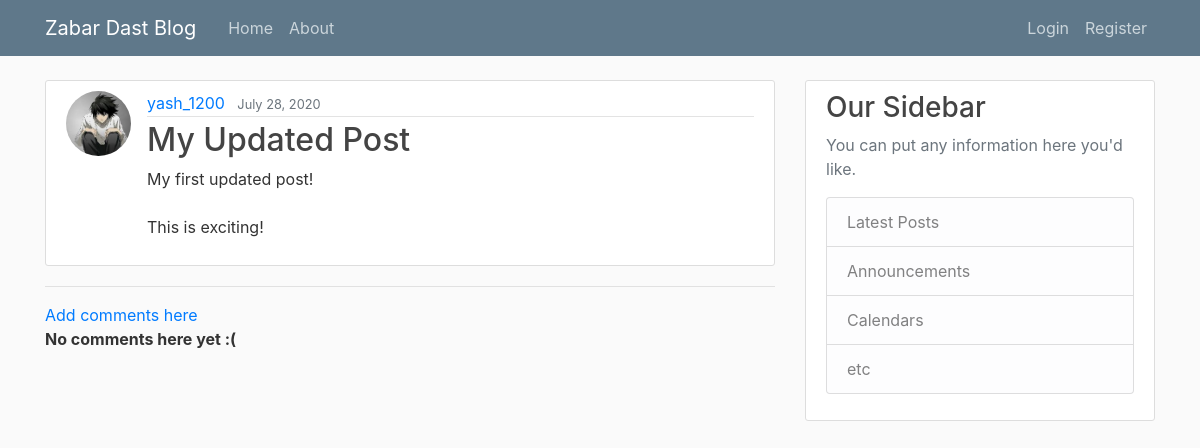
/post/33/, run on an earlier commit of the app's database.
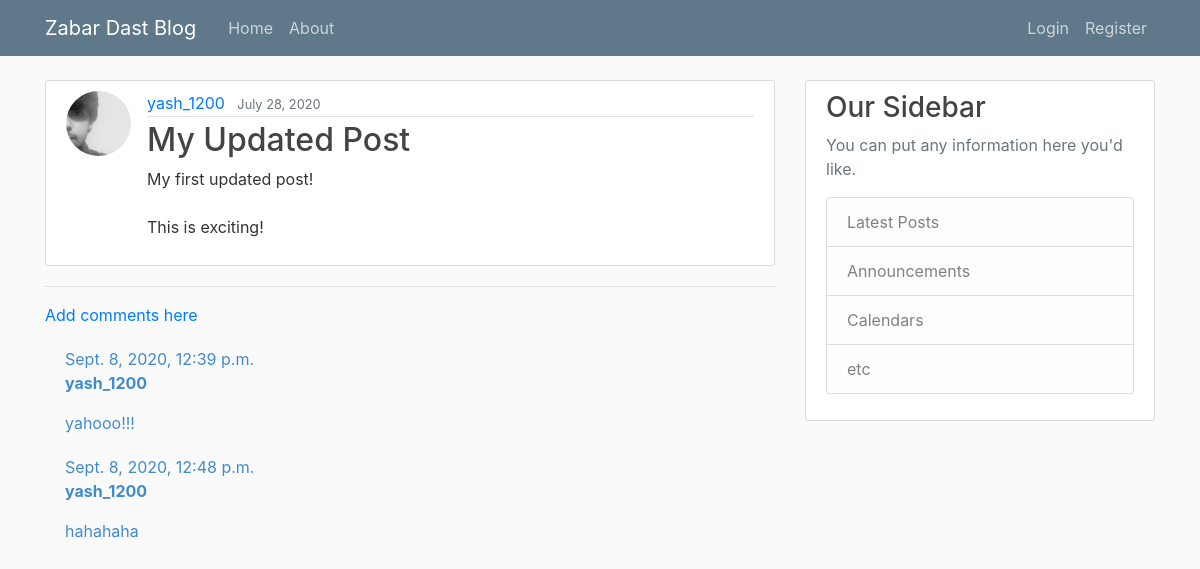
And on a later commit of the database.
### blog/models.py (models this page shows, shortened)
class Post(models.Model):
	title=models.CharField(max_length=100)
	content = models.TextField()
	date_posted = models.DateTimeField(default=timezone.now)
	author = models.ForeignKey(User, on_delete=models.CASCADE)

class Comment(models.Model):
    post = models.ForeignKey('blog.Post', on_delete=models.CASCADE, related_name='comments')
    author = models.CharField(max_length=200)
    text = models.TextField()
    created_date = models.DateTimeField(default=timezone.now)
    approved_comment = models.BooleanField(default=False)

### myusers/models.py (models this page shows, shortened)
class Profile(models.Model):
	user = models.OneToOneField(User, on_delete=models.CASCADE)
	image = models.ImageField(default='default.jpg', upload_to = 'profile_pics')

### blog/views.py (the view)
class PostDetailView(DetailView):
	model = Post

### blog/templates/blog/post_detail.html (shortened to what this page needs)
{% extends "blog/base.html" %}
{% block content %}
	<article class="media content-section">
	  <img class="rounded-circle article-img" src="{{ object.author.profile.image.url }}">
	  <div class="media-body">
	    <div class="article-metadata">
	      <a class="mr-2" href="{% url 'user-posts' object.author.username %}">{{ object.author }}</a>
	      <small class="text-muted">{{ object.date_posted|date:"F d, Y"}}</small>
	    </div>
	    <h2 class="article-title">{{ object.title }}</h2>
	    <p class="article-content">{{ object.content }}</p>
	  </div>
	</article>
	<hr>
	<a class="button" href="{% url 'add_comment_to_post' pk=post.pk %}">Add comments here</a>
	{% for comment in post.comments.all %}
	    <div class="comment">
	        <div class="date">{{ comment.created_date }}
	        {% if not comment.approved_comment %}
                <a class="btn btn-default"href="{% url 'comment_remove' pk=comment.pk %}"></a>
                <a class="btn btn-default" href="{% url 'comment_approve' pk=comment.pk %}"></a>
            {% endif %}
        	</div>
	        <strong>{{ object.author.username }}</strong>
	        <p>{{ comment.text|linebreaks }}</p>
	    </div>
	{% empty %}
		<div class="media-body">
	    	<p><strong>No comments here yet :(</strong></p>
	    </div>
	{% endfor %}
{% endblock content %}

What changed in the data, as far as the page shows it:
changed through a linked row, Post "My Updated Post": author.profile.image: a different picture
added Comment: created_date "Sept. 8, 2020, 12:39 p.m.", approved_comment False (drawn), {{ object.author.username }} "yash_1200", text "yahooo!!!"
added Comment: created_date "Sept. 8, 2020, 12:48 p.m.", approved_comment False (drawn), {{ object.author.username }} "yash_1200", text "hahahaha"
Also different on the page:
text no longer shown: "No comments here yet :("
